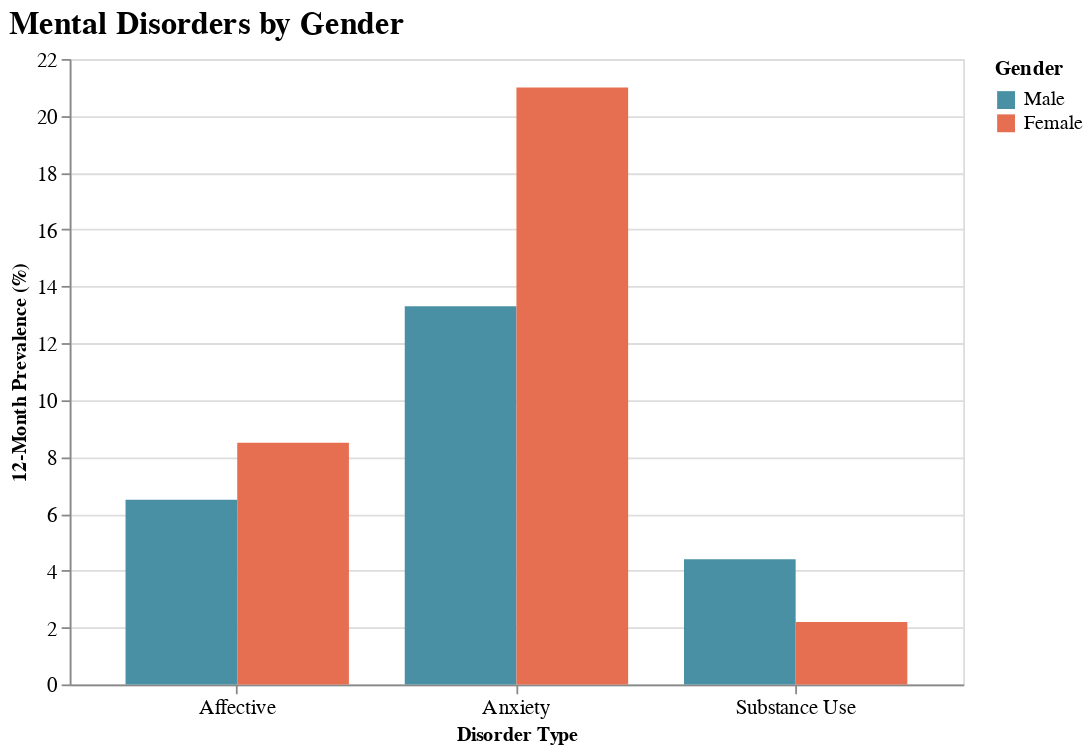

Vega-Lite specification stored for this chart:
### Vega-Lite specification from a JSON file in a GitHub repository (floating-point values rounded to 4 significant figures)
{"$schema": "https://vega.github.io/schema/vega-lite/v5.json", "title": {"text": "Mental Disorders by Gender", "fontSize": 18, "font": "Merriweather", "anchor": "start"}, "width": 500, "height": 350, "data": {"values": [{"disorder_type": "Anxiety", "gender": "Male", "prevalence": 13.3}, {"disorder_type": "Anxiety", "gender": "Female", "prevalence": 21.0}, {"disorder_type": "Affective", "gender": "Male", "prevalence": 6.5}, {"disorder_type": "Affective", "gender": "Female", "prevalence": 8.5}, {"disorder_type": "Substance Use", "gender": "Male", "prevalence": 4.4}, {"disorder_type": "Substance Use", "gender": "Female", "prevalence": 2.2}]}, "mark": "bar", "encoding": {"x": {"field": "disorder_type", "type": "nominal", "title": "Disorder Type", "axis": {"labelAngle": 0, "labelFontSize": 12}}, "y": {"field": "prevalence", "type": "quantitative", "title": "12-Month Prevalence (%)", "axis": {"labelFontSize": 12}}, "color": {"field": "gender", "type": "nominal", "scale": {"domain": ["Male", "Female"], "range": ["#4a90a4", "#e76f51"]}, "legend": {"title": "Gender", "titleFontSize": 12, "labelFontSize": 11}}, "xOffset": {"field": "gender"}, "tooltip": [{"field": "disorder_type", "type": "nominal", "title": "Disorder Type"}, {"field": "gender", "type": "nominal", "title": "Gender"}, {"field": "prevalence", "type": "quantitative", "title": "Prevalence (%)", "format": ".1f"}]}}
